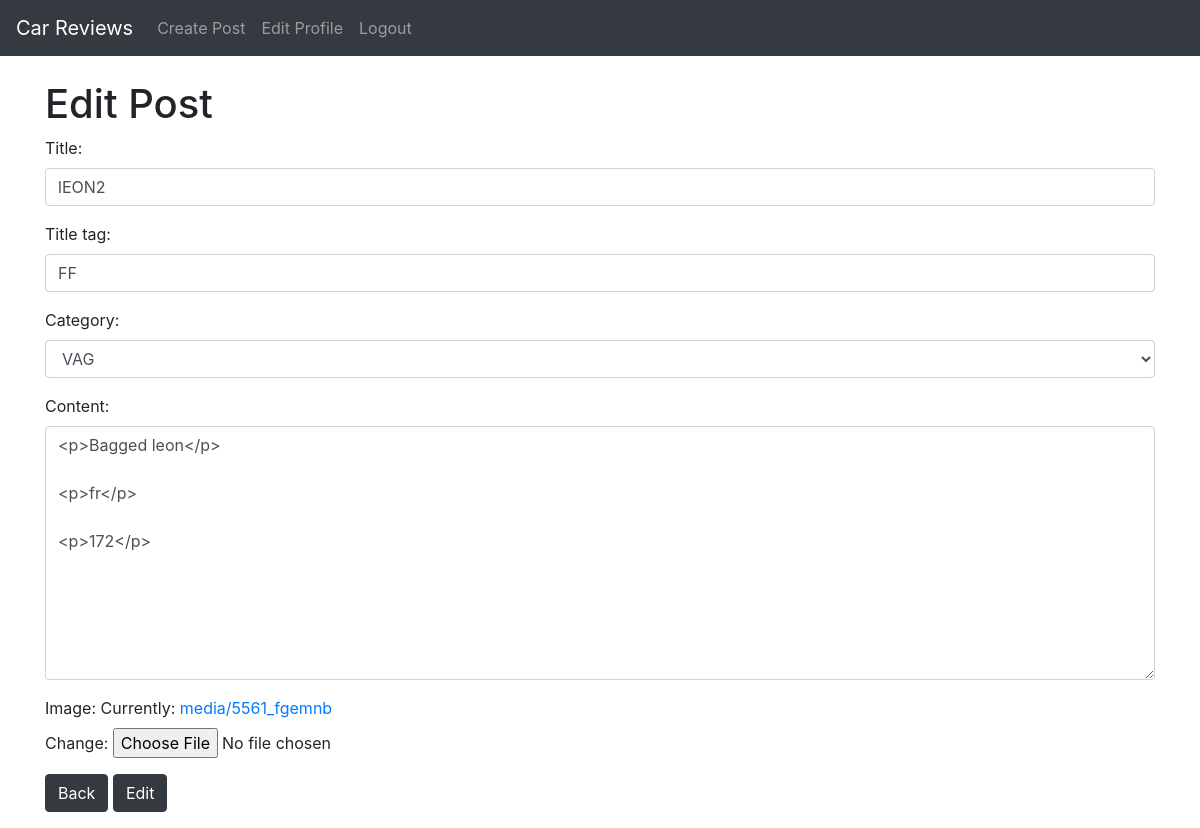
Page /car/edit/33 (signed in) on the committed database.
### blog/models.py (models this page shows, shortened)
class Post(models.Model):
    title = models.CharField(max_length=200, unique=True)
    image = models.ImageField(null=True, upload_to="media/")
    title_tag = models.CharField(max_length=200)
    author = models.ForeignKey(User, on_delete=models.CASCADE, related_name='blog_posts')
    created_on = models.DateTimeField(auto_now_add=True)
    updated_on = models.DateTimeField(auto_now_add=True)
    content = RichTextField(blank=True, null=True)
    category = models.CharField(max_length=200, default='VAG')
    likes = models.ManyToManyField(User, related_name='carreview')

### blog/views.py (the view)
# urls.py: path('car/edit/<int:pk>', EditPost.as_view(), name='edit_post'),
class EditPost(UpdateView):
    model = Post
    form_class = CreatePostForm
    template_name = 'edit_post.html'

### blog/forms.py
class CreatePostForm(forms.ModelForm):
    class Meta:
        model = Post
        fields = ('title', 'title_tag', 'author', 'category', 'content', 'image')
        widgets = {
            'title': forms.TextInput(attrs={'class': 'form-control'}),
            'title_tag': forms.TextInput(attrs={'class': 'form-control'}),
            'author': forms.TextInput(attrs={'class': 'form-control', 'value':'', 'id':'user', 'type':'hidden'}),
            'category': forms.Select(choices=categories_list, attrs={'class': 'form-control'}),
            'content': forms.Textarea(attrs={'class': 'form-control'}),
        }

### templates/edit_post.html (shortened to what this page needs)
{% extends 'base.html' %}
    {% block content %}
    {% if user.is_authenticated %}
    {% if user.id == post.author.id %}
    <h1>Edit Post</h1>
    <div class="form-group">
        <form method="POST">
            {{ form.as_p }}
            <a href="{% url 'home' %}" class="btn btn-dark">Back</a>
            <button class="btn btn-dark">Edit</button>
    </div>
    {% else %}
    <h1>You are not allowed to edit this post!</h1>
    <a href="{% url 'home' %}" class="btn btn-dark">Home</a>
    {% endif %}
    {% endif %}
    {% endblock %}

### rows in the picture
Post: title "lEON2", title_tag "FF", category "VAG", content "<p>Bagged leon</p> <p>fr</p> <p>172</p>"
